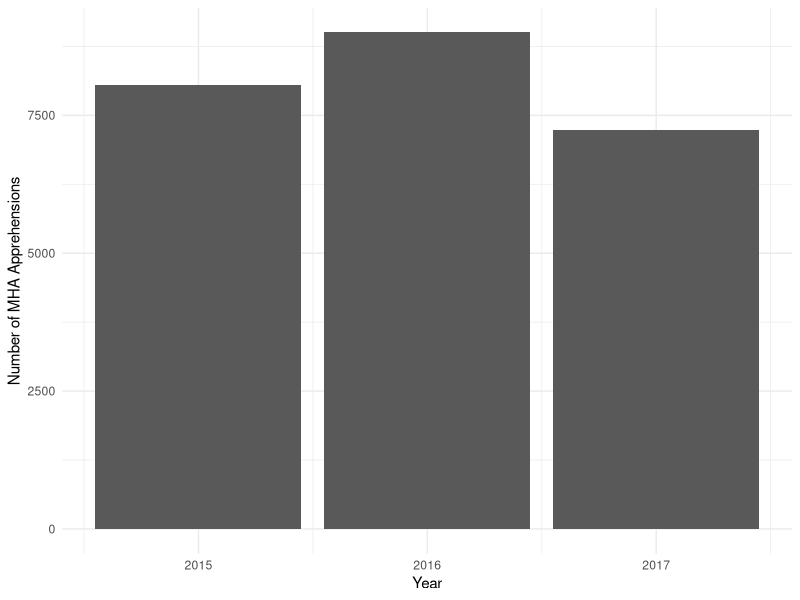
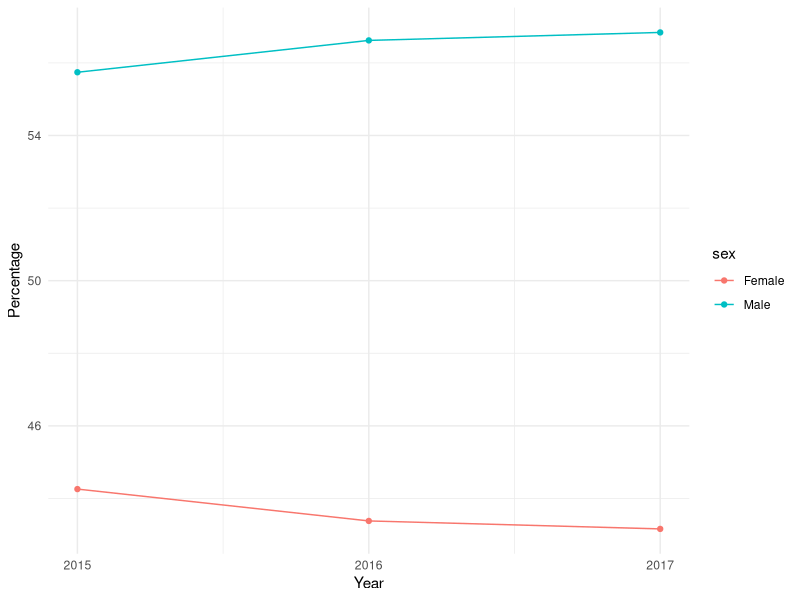
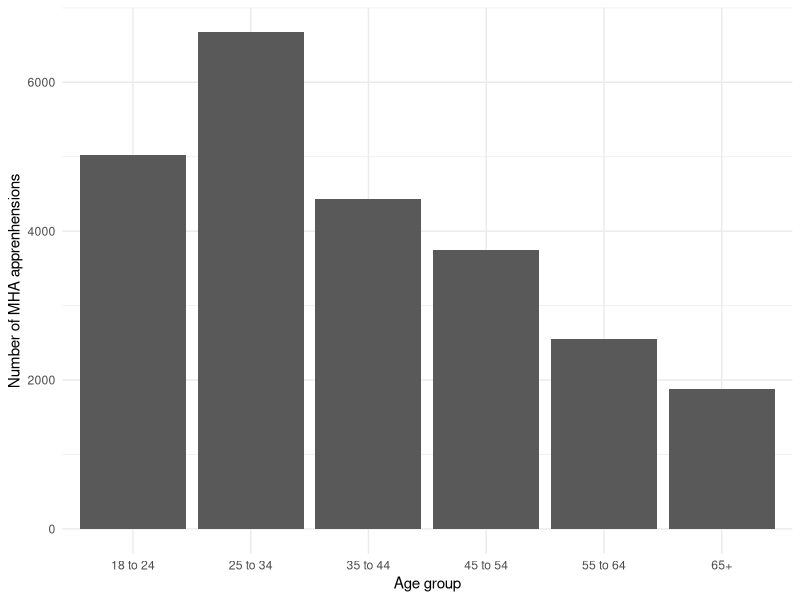
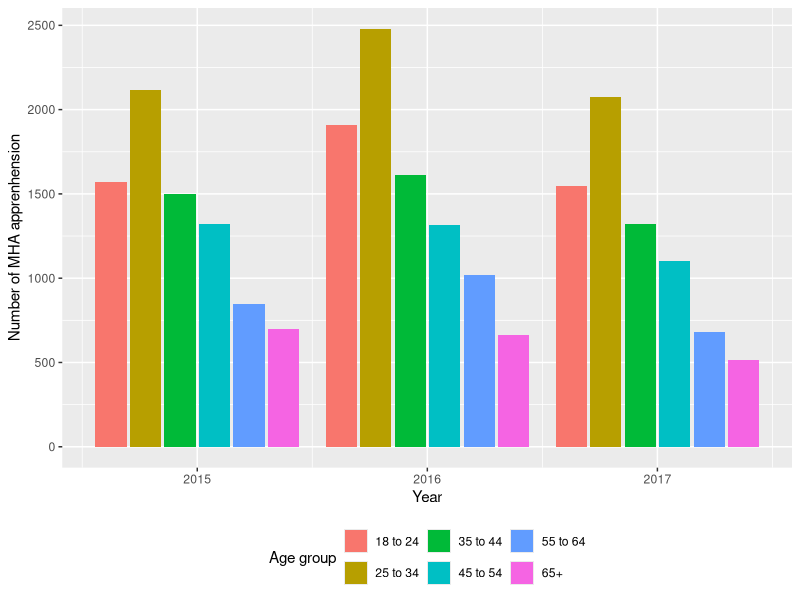
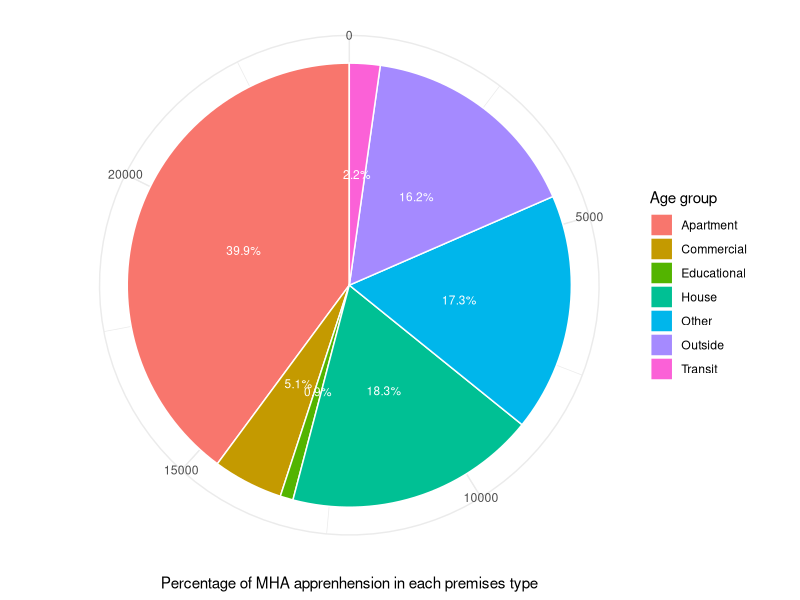

Recreate these plots in R, in order.
## ---- chunk 1
#| message: FALSE
#| echo: FALSE
# Workspace set-up
knitr::opts_chunk$set(echo = FALSE)
library(tidyverse) # a collection of data-related packages
library(knitr) # for kable
library(here)
## ---- chunk 2
#| message: FALSE
#| echo: FALSE
# load data
mental_health_data = read_csv(
  file = here("inputs/data/cleaned_data.csv"),
  show_col_types = FALSE
)
## ---- chunk 3
#| echo: FALSE
#| message: FALSE
#| label: tbl-sampledata
#| tbl-cap: Sample of cleaned mental health data

# Show a piece of sample data
mental_health_data |>
  slice(1:10) |>
  kable(
    col.names = c("Occurred Year", "Sex", "Age Group", "Premises Type"),
    digits = 1,
    booktabs = TRUE,
    linesep = "",
    align = c("c", "c", "c", "c")
  )
## ---- chunk 4
#| echo: FALSE
#| message: FALSE
#| label: tbl-sum_occurences_new
#| tbl-cap: Number of MHA apprehensions in Toronto each year from 2014-2023

# count the sum in each year
mental_health_data |>
  select(occurred_year) |>
  count(occurred_year) |>
  kable(
    col.names = c("Occurred Year", "Count"),
    booktabs = TRUE,
    align = c("c", "c")
  )
## ---- chunk 5
#| echo: FALSE
#| message: FALSE
#| label: fig-total
#| fig-cap: Total number of MHA apprehensions in each year

# Total trend
mental_health_data |>
  ggplot(mapping = aes(x = occurred_year)) +
  geom_bar() +
  theme_minimal() +
  labs(x = "Year", y = "Number of MHA Apprehensions") +
  scale_x_continuous(breaks = unique(mental_health_data$occurred_year))
## ---- chunk 6
#| echo: FALSE
#| message: FALSE
#| label: tbl-sum_occurences_sex
#| tbl-cap: Percentage of Male and Female MHA apprehensions in each year

# calculate the percentage of male and female MHA apprehensions in total
percentage <- mental_health_data %>%
  group_by(occurred_year, sex) %>%
  summarise(count = n()) %>%
  group_by(occurred_year) %>%
  mutate(percentage = count / sum(count) * 100)

table_output <- kable(percentage, align = c("c", "c", "c", "c"))
table_output
## ---- chunk 7
#| echo: FALSE
#| message: FALSE
#| label: fig-percentage
#| fig-cap: Percentage of male and female MHA apprehension percentage from 2014 to 2023
# draw a scatter plot for the percentage of male and female in each year
percentage <- mental_health_data %>%
  group_by(occurred_year, sex) %>%
  summarise(count = n()) %>%
  group_by(occurred_year) %>%
  mutate(percentage = count / sum(count) * 100)

percentage |>
  ggplot(mapping = aes(x = occurred_year, y = percentage, color = sex)) +
  geom_line() +
  geom_point() +
  labs(
       x = "Year",
       y = "Percentage") +
  theme_minimal()+
  scale_x_continuous(breaks = unique(mental_health_data$occurred_year))

## ---- chunk 8
#| echo: FALSE
#| message: FALSE
#| label: tbl-sum_occurences
#| tbl-cap: Total number of MHA apprenhension in age groups in Toronto from 2014 - 2023

mental_health_data |>
  select(age_group) |>
  count(age_group) |>
  kable(
    col.names = c("Age Group", "Count"),
    booktabs = TRUE,
    align = c("c", "c")
  )
## ---- chunk 9
#| echo: FALSE
#| message: FALSE
#| label: fig-age_year
#| fig-cap: Total number of MHA apprenhension in age groups
# Analyze the relationship between MHA apprehension and age groups in total
mental_health_data |> 
  count(age_group) |> 
  ggplot(mapping = aes(x = age_group, y = n)) +
  geom_col() +
  theme_minimal() +
  labs(x = "Age group", y = "Number of MHA apprenhensions")
## ---- chunk 10
#| echo: FALSE
#| message: FALSE
#| label: fig-age_year_each
#| fig-cap: Number of MHA apprenhension in age groups in each year
# Analyze the relationship between MHA apprehension and age groups in each year
mental_health_data |>
  ggplot(mapping = aes(x = occurred_year, fill = age_group)) +
  geom_bar(position = "dodge2") +
  labs(x = "Year", y = "Number of MHA apprenhension", fill = "Age group") +
  theme(legend.position = "bottom") +
  scale_x_continuous(breaks = unique(percentage$occurred_year))
## ---- chunk 11
#| echo: FALSE
#| message: FALSE
#| label: fig-premise_type
#| fig-cap: Percentage of MHA apprehensions by premises type

# Analyze the relationship between MHA apprehension and premises type
mental_health_data |>
  count(premises_type) |>
  ggplot(mapping = aes(x="",y = n, fill = premises_type)) +
  geom_bar(stat = "identity", width = 1, color = "white") +
  coord_polar(theta = "y") +
  theme_minimal() +
  labs(x = "", y = "Percentage of MHA apprenhension in each premises type", fill = "Age group") +
  geom_text(aes(label = sprintf("%.1f%%", n/nrow(mental_health_data)*100)),
            position = position_stack(vjust = 0.5), color = "white", size = 3)
